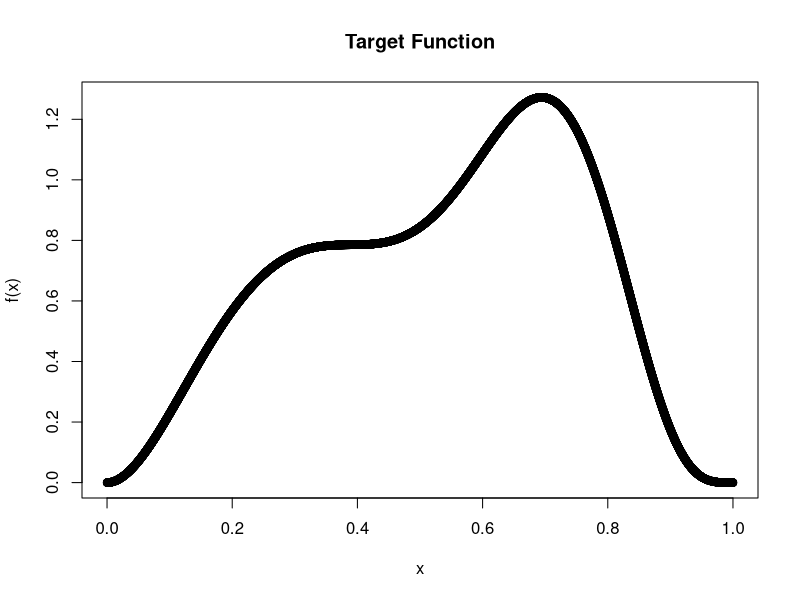
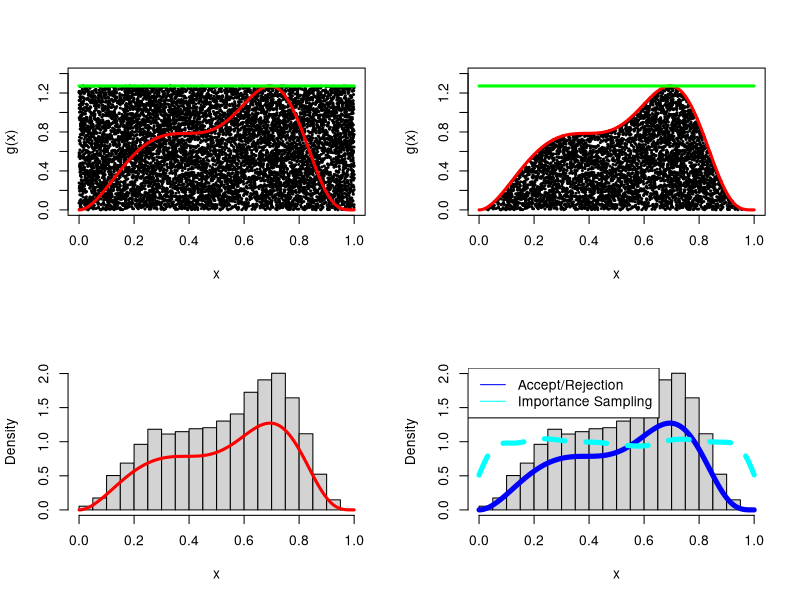

The R script that drew these images, in order:
library(dplyr)
#TARGET DISTRIBUTION

set.seed(1234)
c<-seq(0,1, length.out =10000)
rtarget <- (0.33*rbeta(c,0,5)+0.33*rbeta(c,3,5)+0.33*rbeta(c,11,5))
dtarget <- (0.33*dbeta(c,0,5)+0.33*dbeta(c,3,5)+0.33*dbeta(c,11,5))

#PLOTTING TARGET FUNCTION
dev.new(width=5, height=4, unit="in")
plot(c,dtarget,xlab ='x', ylab ='f(x)',main = "Target Function")

#MEAN AND MODE OF TARGET FUNCTION
df <- data.frame(x = c, f = 0.33*dbeta(c,0,5)+0.33*dbeta(c,3,5)+0.33*dbeta(c,11,5))
df<- df %>% arrange(desc(f))
df[1:3,]

#MODE OF TARGET FUNCTION 
K <- df[2,1]
K
# K = 0.6942694

#MEAN OF TARGET FUNCTION
tmax <- mean(rtarget)
tmax

#Theoretical Acceptance Rate
1/(0.33*dbeta(K,0,5)+0.33*dbeta(K,3,5)+0.33*dbeta(K,11,5))


#ACCEPTANCE AND REJECTION ALGORITHM
n = 10000
theta = runif(n)
asd=runif(n,0,0.33*dbeta(K,0,5)+0.33*dbeta(K,3,5)+0.33*dbeta(K,11,5))
qwe= asd<0.33*dbeta(theta,0,5)+0.33*dbeta(theta,3,5)+0.33*dbeta(theta,11,5)
sum(qwe ==T)/n
mean(theta[qwe])

#IMPORTANCE SAMPLING
w = 0.33*dbeta(K,0,5)+0.33*dbeta(K,3,5)+0.33*dbeta(K,11,5)/dunif(theta)
wmean = sum(w*theta)/sum(w)
zxc = w/sum(w)
wmean

#GRAPHS AND PLOTS
dev.new(width=5, height=4, unit="in")
par(mfrow=c(2,2))
  
plot(theta,asd,xlab='x',pch=20,cex=0.5,ylab="g(x)",ylim=c(0,1.4))
lines(c,dtarget,col="red",lwd=3)
lines(c(0,1),c(0.33*dbeta(K,0,5)+0.33*dbeta(K,3,5)+0.33*dbeta(K,11,5),0.33*dbeta(K,0,5)+0.33*dbeta(K,3,5)+0.33*dbeta(K,11,5)),lwd=3,col="green")

plot(theta[qwe],asd[qwe],xlab='x',pch=20,
     cex=0.5,ylab="g(x)",xlim=c(0,1),ylim=c(0,1.4))
lines(c,dtarget,col="red",lwd=3)
lines(c(0,1),c(0.33*dbeta(K,0,5)+0.33*dbeta(K,3,5)+0.33*dbeta(K,11,5),0.33*dbeta(K,0,5)+0.33*dbeta(K,3,5)+0.33*dbeta(K,11,5)),lwd=3,col="green")

hist(theta[qwe],probability=T,xlab='x',
     ylab="Density",main="",xlim=c(0,1),ylim=c(0,2))
lines(c,dtarget,col="red",lwd=3)

hist(theta[qwe],probability=T,xlab='x',ylim=c(0,2),ylab="Density",main="")
lines(c,dtarget,lwd=5,col="blue")
d=density(theta,weights=zxc,from=0,to=1)
lines(d,col="cyan",lwd=5,lty=2)  
legend("topleft", legend=c("Accept/Rejection", "Importance Sampling"),col=c("blue","cyan"),lty = 1:1)